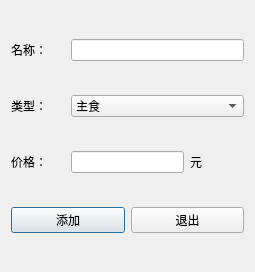
<?xml version="1.0" encoding="UTF-8"?>
<ui version="4.0">
 <class>dlgaddfood</class>
 <widget class="QDialog" name="dlgaddfood">
  <property name="geometry">
   <rect>
    <x>0</x>
    <y>0</y>
    <width>255</width>
    <height>272</height>
   </rect>
  </property>
  <property name="windowTitle">
   <string>Dialog</string>
  </property>
  <layout class="QHBoxLayout" name="horizontalLayout">
   <item>
    <layout class="QGridLayout" name="gridLayout">
     <item row="0" column="0">
      <widget class="QLabel" name="label">
       <property name="text">
        <string>名称：</string>
       </property>
      </widget>
     </item>
     <item row="0" column="1" colspan="3">
      <widget class="QLineEdit" name="leName"/>
     </item>
     <item row="1" column="0">
      <widget class="QLabel" name="label_2">
       <property name="text">
        <string>类型：</string>
       </property>
      </widget>
     </item>
     <item row="1" column="1" colspan="3">
      <widget class="QComboBox" name="cbType">
       <item>
        <property name="text">
         <string>主食</string>
        </property>
       </item>
       <item>
        <property name="text">
         <string>饮品</string>
        </property>
       </item>
       <item>
        <property name="text">
         <string>炒菜</string>
        </property>
       </item>
       <item>
        <property name="text">
         <string>靓汤</string>
        </property>
       </item>
      </widget>
     </item>
     <item row="2" column="0">
      <widget class="QLabel" name="label_3">
       <property name="text">
        <string>价格：</string>
       </property>
      </widget>
     </item>
     <item row="2" column="1" colspan="2">
      <widget class="QLineEdit" name="lePrice"/>
     </item>
     <item row="2" column="3">
      <widget class="QLabel" name="label_4">
       <property name="text">
        <string>元</string>
       </property>
      </widget>
     </item>
     <item row="3" column="0" colspan="2">
      <widget class="QPushButton" name="pbAdd">
       <property name="text">
        <string>添加</string>
       </property>
      </widget>
     </item>
     <item row="3" column="2" colspan="2">
      <widget class="QPushButton" name="pbExit">
       <property name="text">
        <string>退出</string>
       </property>
      </widget>
     </item>
    </layout>
   </item>
  </layout>
 </widget>
 <resources/>
 <connections/>
</ui>
